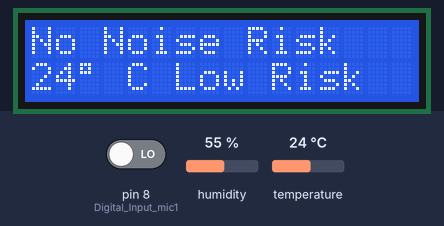
Simulated run of this sketch. Board: Arduino Uno, built with avr-gcc and run on an emulated ATmega328P. Parts: 16×2 character LCD. The inputs (shaded band) are chosen by the test bench; at power-on: temperature 24 °C, pin 8 (Digital_Input_mic1) LOW, humidity 55 %.

Above: at 6.2 s.
6.3 s: temperature set to 28 °C
At 7.2 s:
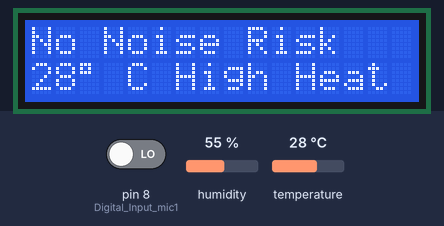
8.1 s: pin 8 (Digital_Input_mic1) driven HIGH
At 8.6 s:
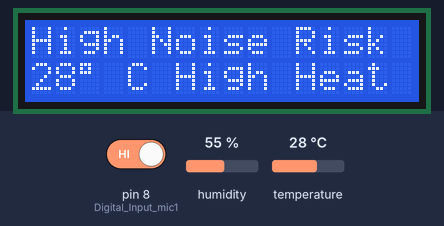
9.6 s: temperature set to 12 °C
At 13.1 s:
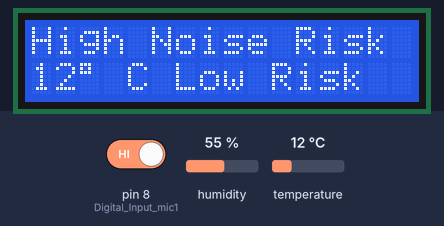
13.7 s: pin 8 (Digital_Input_mic1) driven LOW
At 17.4 s:
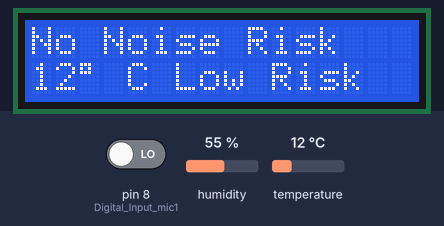
17.7 s: temperature set to 19 °C
At 18.9 s:
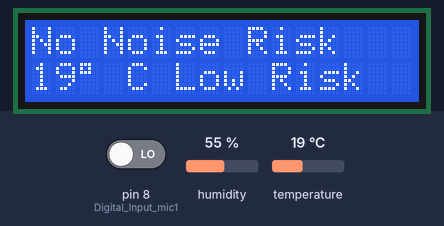
Timing chart, 0 to 20.3 s (numbered marks = the images above; inputs shaded):
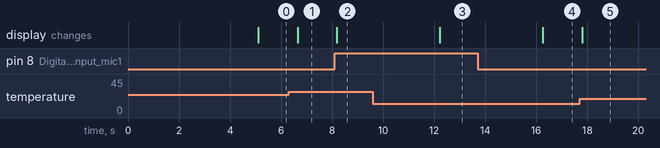

Measured:
- the behaviour switches between 26 and 27 °C on temperature (found by bisection; images 0 and 1)
- after the input at 6.3 s, the display: changes after 0.35 s (image 1)
- after the input at 8.1 s, the display: changes after 0.08 s (image 2)
- after the input at 9.6 s, the display: changes after 2.6 s (image 3)
- after the input at 13.7 s, the display: changes after 2.6 s (image 4)
- after the input at 17.7 s, the display: changes after 0.10 s (image 5)

The sketch:

RiskRadar_V2.ino
```cpp
// created by Cedric, Aiden and Griffin
// for HackED 2023

#include <LiquidCrystal.h> // for controlling the LCD
#include <dht.h> // for getting data from the temperature/humidity sensor

#define dht_pin 7

dht DHT;

LiquidCrystal lcd(12, 11, 5, 4, 3, 2);

int Digital_Input_mic1 = 8;
bool mic1;
bool mic1_array[1000];
int mic1_index = 0;

bool get_microphone_1_boolean() {
  // obtains the boolean value for threshold of mic 1
  bool mic1 = digitalRead(Digital_Input_mic1);
  return mic1;
}

bool Count_array(bool array[]) {
  // counts how many 1s are in an array of length 1000
  // if count is greater than 10, returns 1, else 0
  int count = 0;
  for (int i = 0; i < 1000; i++) {
    if (array[i] == 1) {
      count++;
      }
    }
    if (count >= 10) {return 1;}
    else {return 0;}
}

void DisplayTemp(){
  // This function reads the temp
  // and displays on the LCD
  DHT.read11(dht_pin); // polling the sensor
  lcd.setCursor(0, 1); // only adds second line
  lcd.print(((int)DHT.temperature));
  lcd.print((char)223);
  lcd.print(" C");
  if ((((int)DHT.temperature)) > 26) {
    lcd.print(" High Heat");
  }
  else if (((int)DHT.temperature) < -26) {
    lcd.print(" Frostbite Risk");
  }
  else {
    lcd.print(" Low Risk");
  }
}

void setup() {
  Serial.begin(9600);

  // microphone 1
  pinMode(Digital_Input_mic1, INPUT);

  // set up the LCD's number of columns and rows:
  lcd.begin(16, 2);

  // Clears the LCD screen
  lcd.clear();
  lcd.setCursor(0, 0);
  lcd.print("RiskRadar");
  lcd.setCursor(0, 1);
  lcd.print("HackED 2023");
  delay(5000);
}

void loop() {
  mic1 = get_microphone_1_boolean();
  mic1_array[mic1_index] = mic1;
  // mic1_index goes through the entire array and loops back to the beginning once it reaches the end
  mic1_index++;
  if (mic1_index > 1000) {
    mic1_index = 0;

  if (Count_array(mic1_array)) {
    lcd.clear();
    lcd.setCursor(0, 0); // only edit the first line
    lcd.print("High Noise Risk");
    DisplayTemp();
    delay(4000);
      }
  else {
    lcd.clear();
    lcd.setCursor(0, 0); // only edit the first line
    lcd.print("No Noise Risk");
    DisplayTemp();
    delay(1500);
    }
    }
  }
```
